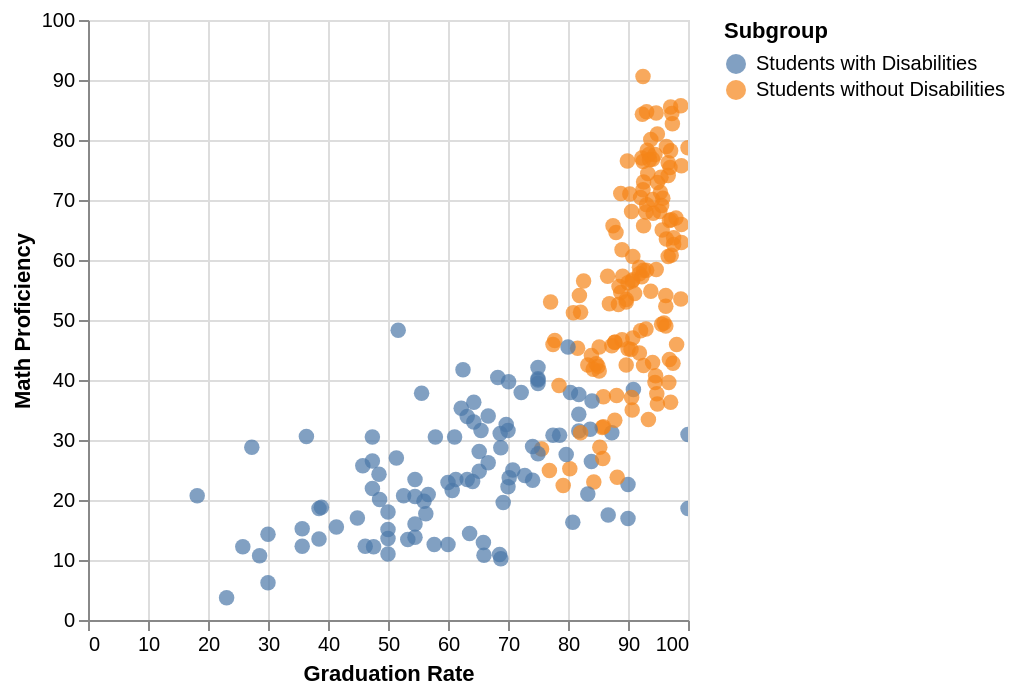

Notebook cell for this chart:
### Code cell
alt.Chart(dis_grad_prof).mark_circle(size=60).encode(
    x='Graduation Rate',
    y='Math Proficiency',
    color='Subgroup',
    tooltip=['District_Name', 'Graduation Rate', 'Math Proficiency']
).interactive()

### Figure 1 — Vega-Lite specification as saved in the notebook (floating-point values rounded to 4 significant figures; data arrays with more than 128 entries replaced by an {"elided": "..."} marker saying what was removed)
{"config": {"view": {"continuousWidth": 300, "continuousHeight": 300}}, "data": {"name": "data-e151d3918c63fb0ac85261af9ede0f82"}, "mark": {"type": "circle", "size": 60}, "encoding": {"color": {"field": "Subgroup", "type": "nominal"}, "tooltip": [{"field": "District_Name", "type": "nominal"}, {"field": "Graduation Rate", "type": "quantitative"}, {"field": "Math Proficiency", "type": "quantitative"}], "x": {"field": "Graduation Rate", "type": "quantitative"}, "y": {"field": "Math Proficiency", "type": "quantitative"}}, "params": [{"name": "param_1e9efca18e7a2868", "select": {"type": "interval", "encodings": ["x", "y"]}, "bind": "scales"}], "$schema": "https://vega.github.io/schema/vega-lite/v6.4.1.json", "datasets": {"data-e151d3918c63fb0ac85261af9ede0f82": {"elided": "240 records"}}}
